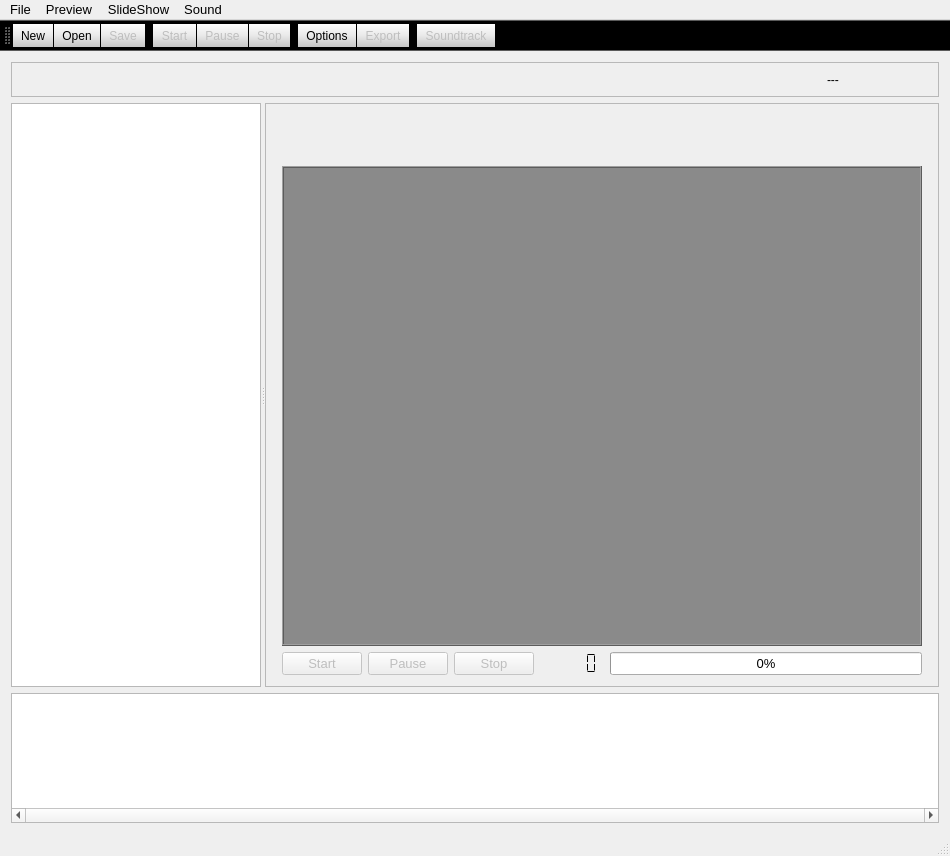
<?xml version="1.0" encoding="UTF-8"?>
<ui version="4.0">
 <class>MainWindow</class>
 <widget class="QMainWindow" name="MainWindow">
  <property name="geometry">
   <rect>
    <x>0</x>
    <y>0</y>
    <width>950</width>
    <height>856</height>
   </rect>
  </property>
  <property name="font">
   <font>
    <pointsize>10</pointsize>
   </font>
  </property>
  <property name="windowTitle">
   <string>MainWindow</string>
  </property>
  <property name="windowIcon">
   <iconset resource="images.qrc">
    <normaloff>:/new/prefix1/resources/slides.svg</normaloff>:/new/prefix1/resources/slides.svg</iconset>
  </property>
  <widget class="QWidget" name="centralWidget">
   <layout class="QGridLayout" name="gridLayout_6">
    <item row="0" column="0">
     <layout class="QVBoxLayout" name="verticalLayout">
      <item>
       <widget class="QFrame" name="frame_2">
        <property name="sizePolicy">
         <sizepolicy hsizetype="Minimum" vsizetype="Preferred">
          <horstretch>0</horstretch>
          <verstretch>0</verstretch>
         </sizepolicy>
        </property>
        <property name="maximumSize">
         <size>
          <width>16777215</width>
          <height>35</height>
         </size>
        </property>
        <property name="frameShape">
         <enum>QFrame::StyledPanel</enum>
        </property>
        <property name="frameShadow">
         <enum>QFrame::Raised</enum>
        </property>
        <layout class="QGridLayout" name="gridLayout_3">
         <item row="0" column="0">
          <layout class="QHBoxLayout" name="horizontalLayout">
           <item>
            <spacer name="horizontalSpacer">
             <property name="orientation">
              <enum>Qt::Horizontal</enum>
             </property>
             <property name="sizeHint" stdset="0">
              <size>
               <width>40</width>
               <height>20</height>
              </size>
             </property>
            </spacer>
           </item>
           <item>
            <widget class="QLabel" name="infoString">
             <property name="minimumSize">
              <size>
               <width>100</width>
               <height>0</height>
              </size>
             </property>
             <property name="font">
              <font>
               <pointsize>9</pointsize>
              </font>
             </property>
             <property name="text">
              <string>---</string>
             </property>
            </widget>
           </item>
          </layout>
         </item>
        </layout>
       </widget>
      </item>
      <item>
       <widget class="QSplitter" name="splitter">
        <property name="orientation">
         <enum>Qt::Horizontal</enum>
        </property>
        <widget class="QTreeView" name="dirView">
         <property name="minimumSize">
          <size>
           <width>250</width>
           <height>250</height>
          </size>
         </property>
         <property name="frameShape">
          <enum>QFrame::StyledPanel</enum>
         </property>
         <property name="frameShadow">
          <enum>QFrame::Raised</enum>
         </property>
        </widget>
        <widget class="QFrame" name="frame">
         <property name="frameShape">
          <enum>QFrame::StyledPanel</enum>
         </property>
         <property name="frameShadow">
          <enum>QFrame::Raised</enum>
         </property>
         <layout class="QGridLayout" name="gridLayout_5">
          <item row="0" column="0">
           <layout class="QGridLayout" name="gridLayout_4">
            <item row="1" column="1">
             <widget class="QGraphicsView" name="graphicsView">
              <property name="minimumSize">
               <size>
                <width>640</width>
                <height>480</height>
               </size>
              </property>
              <property name="maximumSize">
               <size>
                <width>640</width>
                <height>480</height>
               </size>
              </property>
              <property name="styleSheet">
               <string notr="true">background-color: rgb(138, 138, 138);</string>
              </property>
              <property name="frameShape">
               <enum>QFrame::Box</enum>
              </property>
              <property name="frameShadow">
               <enum>QFrame::Raised</enum>
              </property>
              <property name="verticalScrollBarPolicy">
               <enum>Qt::ScrollBarAlwaysOff</enum>
              </property>
              <property name="horizontalScrollBarPolicy">
               <enum>Qt::ScrollBarAlwaysOff</enum>
              </property>
             </widget>
            </item>
            <item row="2" column="1">
             <layout class="QGridLayout" name="gridLayout_2">
              <item row="0" column="0">
               <widget class="QPushButton" name="startButton">
                <property name="enabled">
                 <bool>false</bool>
                </property>
                <property name="text">
                 <string>Start</string>
                </property>
                <property name="icon">
                 <iconset resource="images.qrc">
                  <normaloff>:/new/prefix1/resources/go.svg</normaloff>:/new/prefix1/resources/go.svg</iconset>
                </property>
               </widget>
              </item>
              <item row="0" column="1">
               <widget class="QPushButton" name="pauseButton">
                <property name="enabled">
                 <bool>false</bool>
                </property>
                <property name="text">
                 <string>Pause</string>
                </property>
                <property name="icon">
                 <iconset resource="images.qrc">
                  <normaloff>:/new/prefix1/resources/pause.svg</normaloff>:/new/prefix1/resources/pause.svg</iconset>
                </property>
               </widget>
              </item>
              <item row="0" column="2">
               <widget class="QPushButton" name="stopButton">
                <property name="enabled">
                 <bool>false</bool>
                </property>
                <property name="text">
                 <string>Stop</string>
                </property>
                <property name="icon">
                 <iconset resource="images.qrc">
                  <normaloff>:/new/prefix1/resources/stop-red.svg</normaloff>:/new/prefix1/resources/stop-red.svg</iconset>
                </property>
               </widget>
              </item>
              <item row="0" column="4">
               <widget class="QProgressBar" name="timeBar">
                <property name="sizePolicy">
                 <sizepolicy hsizetype="Expanding" vsizetype="Fixed">
                  <horstretch>0</horstretch>
                  <verstretch>0</verstretch>
                 </sizepolicy>
                </property>
                <property name="minimumSize">
                 <size>
                  <width>130</width>
                  <height>0</height>
                 </size>
                </property>
                <property name="value">
                 <number>0</number>
                </property>
               </widget>
              </item>
              <item row="0" column="3">
               <widget class="QLCDNumber" name="lcdTime">
                <property name="minimumSize">
                 <size>
                  <width>0</width>
                  <height>0</height>
                 </size>
                </property>
                <property name="maximumSize">
                 <size>
                  <width>16777215</width>
                  <height>30</height>
                 </size>
                </property>
                <property name="frameShape">
                 <enum>QFrame::NoFrame</enum>
                </property>
                <property name="frameShadow">
                 <enum>QFrame::Plain</enum>
                </property>
                <property name="lineWidth">
                 <number>0</number>
                </property>
                <property name="midLineWidth">
                 <number>0</number>
                </property>
                <property name="segmentStyle">
                 <enum>QLCDNumber::Flat</enum>
                </property>
               </widget>
              </item>
             </layout>
            </item>
            <item row="0" column="1">
             <spacer name="verticalSpacer">
              <property name="orientation">
               <enum>Qt::Vertical</enum>
              </property>
              <property name="sizeHint" stdset="0">
               <size>
                <width>20</width>
                <height>40</height>
               </size>
              </property>
             </spacer>
            </item>
            <item row="1" column="2">
             <spacer name="horizontalSpacer_2">
              <property name="orientation">
               <enum>Qt::Horizontal</enum>
              </property>
              <property name="sizeHint" stdset="0">
               <size>
                <width>40</width>
                <height>20</height>
               </size>
              </property>
             </spacer>
            </item>
            <item row="1" column="0">
             <spacer name="horizontalSpacer_3">
              <property name="orientation">
               <enum>Qt::Horizontal</enum>
              </property>
              <property name="sizeHint" stdset="0">
               <size>
                <width>40</width>
                <height>20</height>
               </size>
              </property>
             </spacer>
            </item>
           </layout>
          </item>
         </layout>
        </widget>
       </widget>
      </item>
      <item>
       <widget class="QListView" name="listView">
        <property name="minimumSize">
         <size>
          <width>0</width>
          <height>130</height>
         </size>
        </property>
        <property name="maximumSize">
         <size>
          <width>16777215</width>
          <height>130</height>
         </size>
        </property>
        <property name="layoutDirection">
         <enum>Qt::LeftToRight</enum>
        </property>
        <property name="verticalScrollBarPolicy">
         <enum>Qt::ScrollBarAsNeeded</enum>
        </property>
        <property name="horizontalScrollBarPolicy">
         <enum>Qt::ScrollBarAlwaysOn</enum>
        </property>
        <property name="horizontalScrollMode">
         <enum>QAbstractItemView::ScrollPerItem</enum>
        </property>
        <property name="flow">
         <enum>QListView::TopToBottom</enum>
        </property>
        <property name="viewMode">
         <enum>QListView::IconMode</enum>
        </property>
       </widget>
      </item>
     </layout>
    </item>
   </layout>
  </widget>
  <widget class="QMenuBar" name="menuBar">
   <property name="geometry">
    <rect>
     <x>0</x>
     <y>0</y>
     <width>950</width>
     <height>24</height>
    </rect>
   </property>
   <property name="autoFillBackground">
    <bool>false</bool>
   </property>
   <property name="nativeMenuBar">
    <bool>false</bool>
   </property>
   <widget class="QMenu" name="menuFile">
    <property name="autoFillBackground">
     <bool>false</bool>
    </property>
    <property name="styleSheet">
     <string notr="true">background-color: qlineargradient(spread:pad, x1:0, y1:0, x2:0, y2:1, stop:0 rgba(255, 255, 255, 255), stop:0.514286 rgba(232, 232, 232, 255), stop:1 rgba(197, 197, 197, 255));</string>
    </property>
    <property name="tearOffEnabled">
     <bool>false</bool>
    </property>
    <property name="title">
     <string>File</string>
    </property>
    <addaction name="actionOpen"/>
    <addaction name="actionNew"/>
    <addaction name="actionClose"/>
    <addaction name="actionSave"/>
    <addaction name="actionSave_As"/>
    <addaction name="separator"/>
    <addaction name="actionExit"/>
   </widget>
   <widget class="QMenu" name="menuSlide_Show">
    <property name="styleSheet">
     <string notr="true">background-color: qlineargradient(spread:pad, x1:0, y1:0, x2:0, y2:1, stop:0 rgba(255, 255, 255, 255), stop:0.514286 rgba(232, 232, 232, 255), stop:1 rgba(197, 197, 197, 255));</string>
    </property>
    <property name="title">
     <string>Preview</string>
    </property>
    <addaction name="actionPreview"/>
    <addaction name="actionPause"/>
    <addaction name="actionStop"/>
    <addaction name="separator"/>
   </widget>
   <widget class="QMenu" name="menuMovie">
    <property name="styleSheet">
     <string notr="true">background-color: qlineargradient(spread:pad, x1:0, y1:0, x2:0, y2:1, stop:0 rgba(255, 255, 255, 255), stop:0.514286 rgba(232, 232, 232, 255), stop:1 rgba(197, 197, 197, 255));</string>
    </property>
    <property name="title">
     <string>SlideShow</string>
    </property>
    <addaction name="actionOptions"/>
    <addaction name="actionExport"/>
   </widget>
   <widget class="QMenu" name="menuSound">
    <property name="layoutDirection">
     <enum>Qt::LeftToRight</enum>
    </property>
    <property name="styleSheet">
     <string notr="true">background-color: qlineargradient(spread:pad, x1:0, y1:0, x2:0, y2:1, stop:0 rgba(255, 255, 255, 255), stop:0.514286 rgba(232, 232, 232, 255), stop:1 rgba(197, 197, 197, 255));</string>
    </property>
    <property name="tearOffEnabled">
     <bool>false</bool>
    </property>
    <property name="title">
     <string>Sound</string>
    </property>
    <addaction name="actionManage_Soundtrack"/>
   </widget>
   <addaction name="menuFile"/>
   <addaction name="menuSlide_Show"/>
   <addaction name="menuMovie"/>
   <addaction name="menuSound"/>
  </widget>
  <widget class="QToolBar" name="mainToolBar">
   <property name="enabled">
    <bool>true</bool>
   </property>
   <property name="font">
    <font>
     <pointsize>8</pointsize>
    </font>
   </property>
   <property name="styleSheet">
    <string notr="true">background-color: qlineargradient(spread:pad, x1:0, y1:0, x2:0, y2:1, stop:0 rgba(255, 255, 255, 255), stop:0.514286 rgba(232, 232, 232, 255), stop:1 rgba(197, 197, 197, 255));</string>
   </property>
   <property name="iconSize">
    <size>
     <width>28</width>
     <height>28</height>
    </size>
   </property>
   <property name="toolButtonStyle">
    <enum>Qt::ToolButtonTextUnderIcon</enum>
   </property>
   <attribute name="toolBarArea">
    <enum>TopToolBarArea</enum>
   </attribute>
   <attribute name="toolBarBreak">
    <bool>false</bool>
   </attribute>
   <addaction name="actionNew"/>
   <addaction name="actionOpen"/>
   <addaction name="actionSave"/>
   <addaction name="separator"/>
   <addaction name="actionPreview"/>
   <addaction name="actionPause"/>
   <addaction name="actionStop"/>
   <addaction name="separator"/>
   <addaction name="actionOptions"/>
   <addaction name="actionExport"/>
   <addaction name="separator"/>
   <addaction name="actionManage_Soundtrack"/>
  </widget>
  <widget class="QStatusBar" name="statusBar"/>
  <action name="actionExit">
   <property name="text">
    <string>Exit</string>
   </property>
   <property name="font">
    <font>
     <pointsize>9</pointsize>
    </font>
   </property>
  </action>
  <action name="actionPreview">
   <property name="enabled">
    <bool>false</bool>
   </property>
   <property name="icon">
    <iconset resource="images.qrc">
     <normaloff>:/new/prefix1/resources/go.svg</normaloff>:/new/prefix1/resources/go.svg</iconset>
   </property>
   <property name="text">
    <string>Start</string>
   </property>
   <property name="font">
    <font>
     <pointsize>9</pointsize>
    </font>
   </property>
   <property name="iconVisibleInMenu">
    <bool>true</bool>
   </property>
  </action>
  <action name="actionOpen">
   <property name="icon">
    <iconset resource="images.qrc">
     <normaloff>:/new/prefix1/resources/open.png</normaloff>:/new/prefix1/resources/open.png</iconset>
   </property>
   <property name="text">
    <string>Open</string>
   </property>
   <property name="font">
    <font>
     <pointsize>9</pointsize>
    </font>
   </property>
   <property name="iconVisibleInMenu">
    <bool>true</bool>
   </property>
  </action>
  <action name="actionClose">
   <property name="enabled">
    <bool>false</bool>
   </property>
   <property name="text">
    <string>Close</string>
   </property>
   <property name="font">
    <font>
     <pointsize>9</pointsize>
    </font>
   </property>
  </action>
  <action name="actionSave">
   <property name="enabled">
    <bool>false</bool>
   </property>
   <property name="icon">
    <iconset resource="images.qrc">
     <normaloff>:/new/prefix1/resources/save.svg</normaloff>:/new/prefix1/resources/save.svg</iconset>
   </property>
   <property name="text">
    <string>Save</string>
   </property>
   <property name="font">
    <font>
     <pointsize>9</pointsize>
    </font>
   </property>
   <property name="iconVisibleInMenu">
    <bool>true</bool>
   </property>
  </action>
  <action name="actionSave_As">
   <property name="enabled">
    <bool>false</bool>
   </property>
   <property name="text">
    <string>Save As</string>
   </property>
   <property name="font">
    <font>
     <pointsize>9</pointsize>
    </font>
   </property>
  </action>
  <action name="actionNew">
   <property name="icon">
    <iconset resource="images.qrc">
     <normaloff>:/new/prefix1/resources/new.svg</normaloff>:/new/prefix1/resources/new.svg</iconset>
   </property>
   <property name="text">
    <string>New</string>
   </property>
   <property name="font">
    <font>
     <pointsize>9</pointsize>
    </font>
   </property>
   <property name="iconVisibleInMenu">
    <bool>true</bool>
   </property>
  </action>
  <action name="actionPause">
   <property name="enabled">
    <bool>false</bool>
   </property>
   <property name="icon">
    <iconset resource="images.qrc">
     <normaloff>:/new/prefix1/resources/pause.svg</normaloff>:/new/prefix1/resources/pause.svg</iconset>
   </property>
   <property name="text">
    <string>Pause</string>
   </property>
   <property name="font">
    <font>
     <pointsize>9</pointsize>
    </font>
   </property>
   <property name="iconVisibleInMenu">
    <bool>true</bool>
   </property>
  </action>
  <action name="actionStop">
   <property name="enabled">
    <bool>false</bool>
   </property>
   <property name="icon">
    <iconset resource="images.qrc">
     <normaloff>:/new/prefix1/resources/stop-red.svg</normaloff>:/new/prefix1/resources/stop-red.svg</iconset>
   </property>
   <property name="text">
    <string>Stop</string>
   </property>
   <property name="font">
    <font>
     <pointsize>9</pointsize>
    </font>
   </property>
   <property name="iconVisibleInMenu">
    <bool>true</bool>
   </property>
  </action>
  <action name="actionExport">
   <property name="enabled">
    <bool>false</bool>
   </property>
   <property name="icon">
    <iconset resource="images.qrc">
     <normaloff>:/new/prefix1/resources/dvd.svg</normaloff>:/new/prefix1/resources/dvd.svg</iconset>
   </property>
   <property name="text">
    <string>Export</string>
   </property>
   <property name="font">
    <font>
     <pointsize>9</pointsize>
    </font>
   </property>
   <property name="iconVisibleInMenu">
    <bool>true</bool>
   </property>
  </action>
  <action name="actionOptions">
   <property name="icon">
    <iconset resource="images.qrc">
     <normaloff>:/new/prefix1/resources/tools.svg</normaloff>:/new/prefix1/resources/tools.svg</iconset>
   </property>
   <property name="text">
    <string>Options...</string>
   </property>
   <property name="font">
    <font>
     <pointsize>9</pointsize>
    </font>
   </property>
   <property name="iconVisibleInMenu">
    <bool>true</bool>
   </property>
  </action>
  <action name="actionManage_Soundtrack">
   <property name="enabled">
    <bool>false</bool>
   </property>
   <property name="icon">
    <iconset resource="images.qrc">
     <normaloff>:/new/prefix1/resources/notes.svg</normaloff>:/new/prefix1/resources/notes.svg</iconset>
   </property>
   <property name="text">
    <string>Soundtrack</string>
   </property>
   <property name="toolTip">
    <string>Manage Soundtrack</string>
   </property>
   <property name="font">
    <font>
     <pointsize>9</pointsize>
    </font>
   </property>
   <property name="iconVisibleInMenu">
    <bool>true</bool>
   </property>
  </action>
 </widget>
 <layoutdefault spacing="6" margin="11"/>
 <resources>
  <include location="images.qrc"/>
 </resources>
 <connections/>
</ui>
